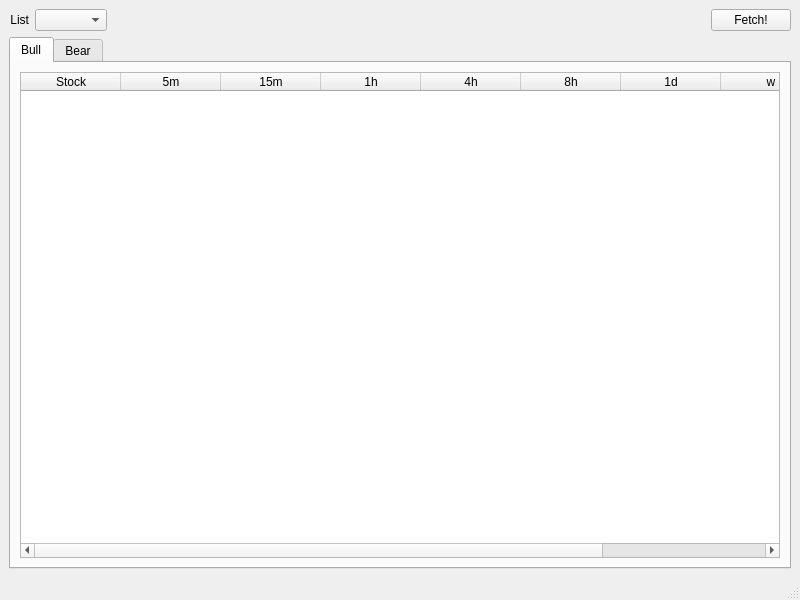
<?xml version="1.0" encoding="UTF-8"?>
<ui version="4.0">
 <class>MainWindow</class>
 <widget class="QMainWindow" name="MainWindow">
  <property name="geometry">
   <rect>
    <x>0</x>
    <y>0</y>
    <width>800</width>
    <height>600</height>
   </rect>
  </property>
  <property name="windowTitle">
   <string>Movers</string>
  </property>
  <widget class="QWidget" name="centralwidget">
   <layout class="QGridLayout" name="gridLayout">
    <item row="0" column="0">
     <layout class="QHBoxLayout" name="horizontalLayout_2">
      <item>
       <widget class="QLabel" name="label_2">
        <property name="text">
         <string>List</string>
        </property>
        <property name="alignment">
         <set>Qt::AlignRight|Qt::AlignTrailing|Qt::AlignVCenter</set>
        </property>
       </widget>
      </item>
      <item>
       <widget class="QComboBox" name="list_selector"/>
      </item>
      <item>
       <spacer name="horizontalSpacer">
        <property name="orientation">
         <enum>Qt::Horizontal</enum>
        </property>
        <property name="sizeHint" stdset="0">
         <size>
          <width>40</width>
          <height>20</height>
         </size>
        </property>
       </spacer>
      </item>
      <item>
       <widget class="QPushButton" name="fetch_button">
        <property name="text">
         <string>Fetch!</string>
        </property>
       </widget>
      </item>
     </layout>
    </item>
    <item row="3" column="0">
     <layout class="QHBoxLayout" name="horizontalLayout">
      <item>
       <layout class="QVBoxLayout" name="verticalLayout"/>
      </item>
     </layout>
    </item>
    <item row="1" column="0">
     <widget class="QTabWidget" name="tabWidget">
      <property name="currentIndex">
       <number>0</number>
      </property>
      <widget class="QWidget" name="bull">
       <attribute name="title">
        <string>Bull</string>
       </attribute>
       <layout class="QGridLayout" name="gridLayout_2">
        <item row="0" column="0">
         <widget class="QTableWidget" name="bull_table">
          <column>
           <property name="text">
            <string>Stock</string>
           </property>
          </column>
          <column>
           <property name="text">
            <string>5m</string>
           </property>
          </column>
          <column>
           <property name="text">
            <string>15m</string>
           </property>
          </column>
          <column>
           <property name="text">
            <string>1h</string>
           </property>
          </column>
          <column>
           <property name="text">
            <string>4h</string>
           </property>
          </column>
          <column>
           <property name="text">
            <string>8h</string>
           </property>
          </column>
          <column>
           <property name="text">
            <string>1d</string>
           </property>
          </column>
          <column>
           <property name="text">
            <string>w</string>
           </property>
          </column>
          <column>
           <property name="text">
            <string>m</string>
           </property>
          </column>
         </widget>
        </item>
       </layout>
      </widget>
      <widget class="QWidget" name="bear">
       <attribute name="title">
        <string>Bear</string>
       </attribute>
       <layout class="QGridLayout" name="gridLayout_3">
        <item row="0" column="0">
         <widget class="QTableWidget" name="bear_table">
          <column>
           <property name="text">
            <string>Stock</string>
           </property>
          </column>
          <column>
           <property name="text">
            <string>5m</string>
           </property>
          </column>
          <column>
           <property name="text">
            <string>15m</string>
           </property>
          </column>
          <column>
           <property name="text">
            <string>1h</string>
           </property>
          </column>
          <column>
           <property name="text">
            <string>4h</string>
           </property>
          </column>
          <column>
           <property name="text">
            <string>8h</string>
           </property>
          </column>
          <column>
           <property name="text">
            <string>1d</string>
           </property>
          </column>
          <column>
           <property name="text">
            <string>w</string>
           </property>
          </column>
          <column>
           <property name="text">
            <string>m</string>
           </property>
          </column>
         </widget>
        </item>
       </layout>
      </widget>
     </widget>
    </item>
   </layout>
  </widget>
  <widget class="QStatusBar" name="statusBar"/>
 </widget>
 <resources/>
 <connections/>
</ui>
